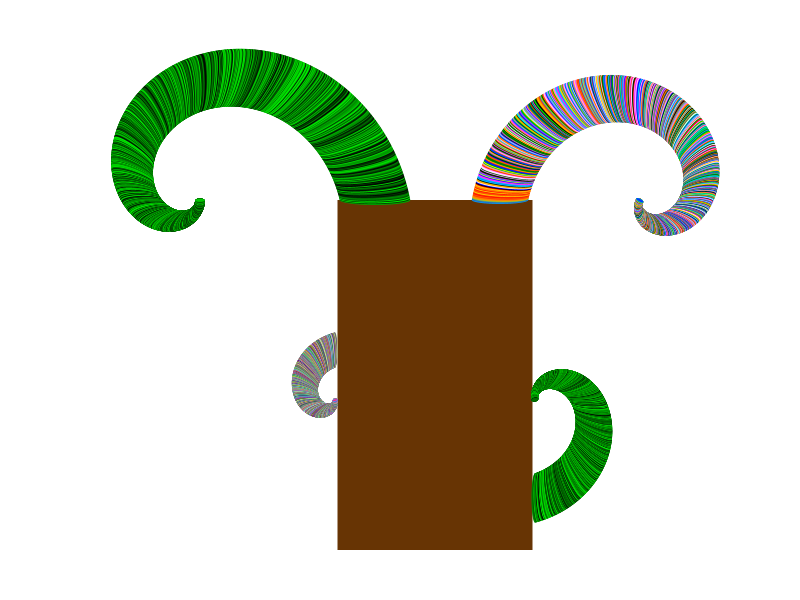
Frame 1 (no input)
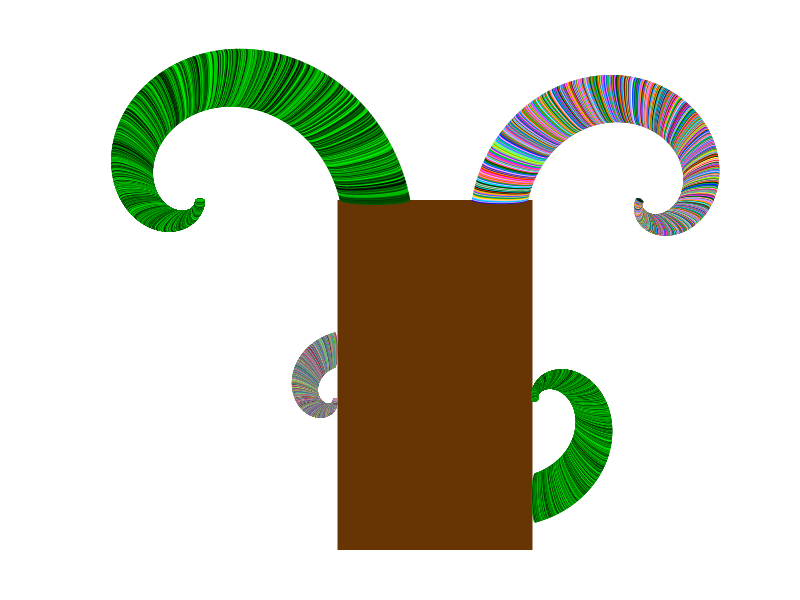
Frame 60 (the mouse pressed at the canvas centre just before this capture)
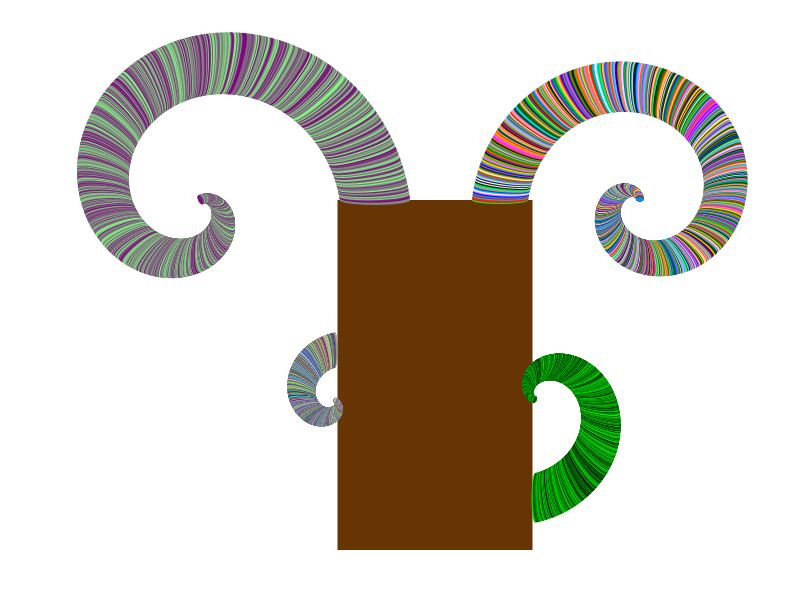
Frame 120 (the mouse held since frame 60 and released just before this capture)

The Processing sketch that drew these frames (run headless with seeded random() and noise(); from frame 60 on, the mouse is pressed at the canvas centre):

// Processing sketch: processing_96457
// ── processing_96457.pde

//*****************************************************************
//Name:James Salsbury
//Student:W12032387, Northumbria University
//Year:12-13 Course: Information Technology Management Foundation
//Lecturer: Dr. Alun Moon
//Title:Magic Tree (Complex)
//
//Use of Fibonacci sequence and pushing/popping of matrix to generate a plant which moves based on mouse movement.
//*****************************************************************


int f0 = 0;
int f1 = 1;
int f2 = 1;

int nextNumber() //declaring a function in this way means it can be used as a variable. When the variable is used, the function is called and the answer returned. 
{
  int answer = f2; //fibonacci sequence.
  f0 = f1;
  f1 = f2;
  f2 = f0 + f1;
     return answer; 
  }
    

void setup(){
    size(800,600);
  background(255);
  frameRate(10);
  noStroke(); //This removes lines from the shapes. As there are 4000 shapes, without this it will be very slow. 3ghz quad-core will struggle. 
 

  
}

void draw(){
  scale(0.5);
  pushMatrix();//This saves the current state of the axis onto a stack
  background(255);
  fill(#673404);
  rect(675,400,390,700);
  translate(width/2,400);
  
  //Top left plant
  for (int i=1000;i>1;i-=1){
    
      fill(map(mouseX, 0, 800, 0, 255), random(255), map(mouseY, 0, 600, 0, 255)); //Generatees a random shade of the colour defined by the mouse position. X axis chooses red, y axis chooses blue. Values are remapped so mouse scales from 0-255
     ellipse(i*0.35,0,sqrt(i*20),20); 
     rotate(PI/((mouseX/2)-470*sqrt(2)));
   }
   popMatrix();//this will pop the state the matrix was at from the pushMatrix command from the stack. In this case, it will reset the axis back to standard. This allows mutliple uses of rotate without them affecting each other.
   
   //Top right plant
   pushMatrix();
   translate(width/2 +880,400);
   scale(-0.8,0.8);
     for (int i=1000;i>1;i-=1){
    
      fill(nextNumber()*10, random(255), 255-(nextNumber()*10)); //generates a random vibrant colour.
     ellipse(i*0.35,0,sqrt(i*20),20); 
     rotate(PI/((mouseX/2)-425*sqrt(2)));
   }
   popMatrix();
   
   //Bottom left plant
   pushMatrix();
      translate(width/2 +270,800);
   scale(0.5,0.5);
   rotate(HALF_PI*3);
     for (int i=1000;i>1;i-=1){
    
      fill(random(255),random(255) , random(255)); //generates a compeltely random colour
     ellipse(i*0.2,0,sqrt(i*20),20); 
     rotate(PI/((mouseX/2)-660*sqrt(2)));
   }
   popMatrix();
   
   //Bottom right plant
      pushMatrix();
      translate(width/2 +670,800);
   scale(-0.7,-0.7);
   rotate(HALF_PI*3);
     for (int i=1000;i>1;i-=1){
    
      fill(0, random(255), 0); //generates a random shade of green
     ellipse(i*0.28,0,sqrt(i*20),20); 
     rotate(PI/((mouseX/2)-660*sqrt(2)));
   }
   popMatrix();
   
}



  
